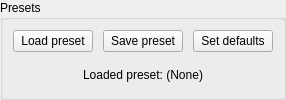
       <widget class="QGroupBox" name="presets_groupBox">
        <property name="title">
         <string>Presets</string>
        </property>
        <property name="alignment">
         <set>Qt::AlignLeading|Qt::AlignLeft|Qt::AlignTop</set>
        </property>
        <layout class="QVBoxLayout" name="verticalLayout_2">
         <property name="spacing">
          <number>10</number>
         </property>
         <property name="leftMargin">
          <number>10</number>
         </property>
         <property name="topMargin">
          <number>10</number>
         </property>
         <property name="rightMargin">
          <number>10</number>
         </property>
         <property name="bottomMargin">
          <number>10</number>
         </property>
         <item>
          <layout class="QGridLayout" name="gridLayout_7">
           <property name="spacing">
            <number>10</number>
           </property>
           <item row="0" column="2">
            <widget class="QPushButton" name="setDefaults_pushButton">
             <property name="minimumSize">
              <size>
               <width>0</width>
               <height>20</height>
              </size>
             </property>
             <property name="text">
              <string>Set defaults</string>
             </property>
            </widget>
           </item>
           <item row="0" column="0">
            <widget class="QPushButton" name="loadPreset_pushButton">
             <property name="minimumSize">
              <size>
               <width>0</width>
               <height>20</height>
              </size>
             </property>
             <property name="text">
              <string>Load preset</string>
             </property>
            </widget>
           </item>
           <item row="0" column="1">
            <widget class="QPushButton" name="savePreset_pushButton">
             <property name="minimumSize">
              <size>
               <width>0</width>
               <height>20</height>
              </size>
             </property>
             <property name="text">
              <string>Save preset</string>
             </property>
            </widget>
           </item>
          </layout>
         </item>
         <item>
          <widget class="QLabel" name="loadedPreset_label">
           <property name="minimumSize">
            <size>
             <width>0</width>
             <height>20</height>
            </size>
           </property>
           <property name="text">
            <string>Loaded preset: (None)</string>
           </property>
           <property name="alignment">
            <set>Qt::AlignCenter</set>
           </property>
          </widget>
         </item>
        </layout>
       </widget>
